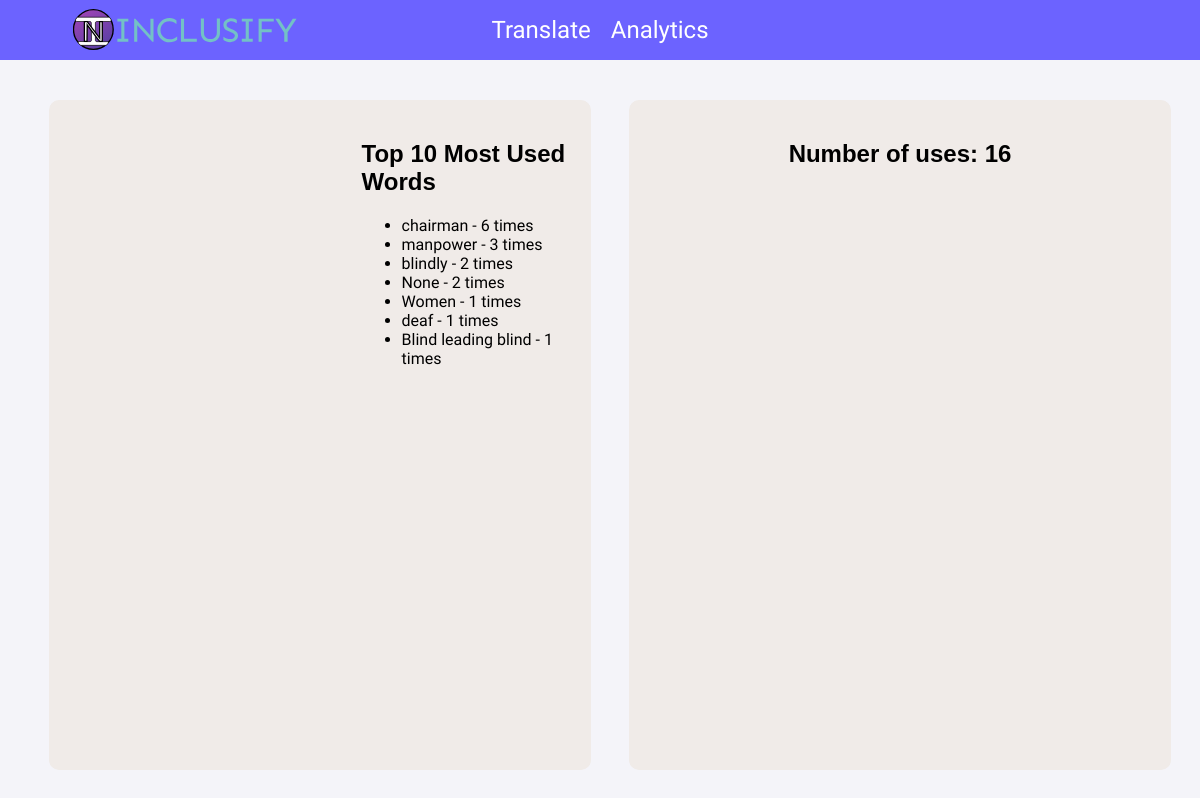
The app's page /analytics with its own data.
### server.py (models this page shows)
class Users(db.Model):
    id = db.Column(db.Integer, primary_key=True)
    typeofnonI = db.Column(db.String(200), nullable=True)
    mostUsedN = db.Column(db.String(200), nullable=True)
    mostUsedI = db.Column(db.String(200), nullable=True)
    timestamp = db.Column(DateTime, default=datetime.utcnow)

### server.py (the view)
@app.route('/analytics')
def analytics():
    data = db.session.query(Users.typeofnonI, db.func.count().label('count')).group_by(Users.typeofnonI).all()
    types, counts = zip(*data)
    fig = px.pie(names=types, values=counts, title='Distribution of Type of Non Inclusive Language Used',
                 custom_data=[types, counts], labels={'names': 'Type'}, )
    fig.update_layout({
        'plot_bgcolor': 'rgba(0,0,0,0)',
        'paper_bgcolor': 'rgba(0,0,0,0)'
    })
    plot_json = json.dumps(fig, cls=plotly.utils.PlotlyJSONEncoder)
    data = db.session.query(Users.mostUsedN).all()
    words = [word for (word,) in data if word]
    word_counts = Counter(words)
    most_common_words = word_counts.most_common(10)
    most5_common_words = word_counts.most_common(5)
    pie_chart = {
        "data": [{
            "labels": [word for word, _ in most5_common_words],
            "values": [count for _, count in most5_common_words],
            "type": "pie"
        }],
        "layout": {
            "title": "Top 5 Most Used Non Inclusive Words",
            "paper_bgcolor": "rgba(0, 0, 0, 0)",
            "plot_bgcolor": "rgba(0, 0, 0, 0)",
        }
    }
    pie_chart_json = json.dumps(pie_chart, cls=plotly.utils.PlotlyJSONEncoder)
    max_id = db.session.query(db.func.max(Users.id)).scalar()
    timestamp_data = db.session.query(func.strftime('%Y-%m-%d', Users.timestamp).label('day'), func.count().label('count')).group_by('day').all()
    timestamps = [timestamp.day for timestamp in timestamp_data]
    counts = [timestamp.count for timestamp in timestamp_data]
    bar_chart = {
        "data": [{
            "x": timestamps,
            "y": counts,
            "type": "bar",
            "name": "Frequency Over Time",
            "marker": {"color": "#9A52B8"}
        }],
        "layout": {
            "title": "Use of Non-Inclusive Language Over Time",
            "xaxis": {"title": "Date", "tickformat": "%d-%m-%Y"},
            "yaxis": {"title": "Frequency"},
            "paper_bgcolor": "rgba(0, 0, 0, 0)",
            "plot_bgcolor": "rgba(0, 0, 0, 0)",
        }
    }
    bar_chart_json = json.dumps(bar_chart, cls=plotly.utils.PlotlyJSONEncoder)
    return render_template('analytics.html', plot_json=plot_json, most_common_words=most_common_words, pie_chart_json=pie_chart_json, max_id=max_id, bar_chart_json=bar_chart_json, timestamps=timestamps)

### templates/analytics.html (shortened to what this page needs)
<!DOCTYPE html>
<html lang="en">
<head>
    <link rel="stylesheet" href="{{ url_for('static', filename='css/style.css') }}">
    <link rel="stylesheet" href="https://cdnjs.cloudflare.com/ajax/libs/font-awesome/6.0.0-beta3/css/all.min.css">
</head>
<body>
    <header>
        <div class="logo">
            <img src="{{ url_for('static', filename='images/logo.svg') }}" class="image" id="logoImg"/>
        </div>
        <nav>
          <ul>
            <li><a href="/translate-home">Translate</a></li>
            <li><a href="/analytics">Analytics</a></li>
          </ul>
      </nav>
    </header>
    <div class="analytic-containers">
        <div class="left-analytics">
            <div class="actual-analytic-cont" id="left-actual-analytic-cont">
            <div class="most-used-word-row">
                <div class="most-used-word-left">
                    <div id="pie-chart"></div>
                </div>
                <div class="most-used-word-right">
                    <h2>Top 10 Most Used Words</h2>
                    <ul>
                        {% for word, count in most_common_words %}
                            <li id="most_common_words_div">{{ word }} - {{ count }} times</li>
                        {% endfor %}
                    </ul>
                </div>
            </div>
            <div id="bar-chart"></div>
            </div>
        </div>
        <div class="right-analytics">
            <div class="actual-analytic-cont" id="right-actual-analytic-cont">
                <h2 id="UseCounter">Number of uses: {{ max_id }}</h2>
                <div id="plotly-chart"></div>
            </div>
        </div>
    </div>
</body>
</html>

### static/css/style.css (style rules this page uses)
body { margin: 0; font-family: 'Arial', sans-serif; background-color: #f4f4f9; }
header { position: relative; display: flex; justify-content: center; align-items: center; height: 60px; background-color: #6c63ff; }
.logo { position: absolute; top: 0; left: 0; height: 60px; display: flex; align-items: center; }
.logo img { height: 100%; }
#logoImg { scale: 0.7; }
nav { flex-grow: 1; }
nav ul { list-style: none; margin: 0; padding: 0; display: flex; justify-content: center; gap: 20px; }
nav ul li a { font-family: 'Sen', sans-serif; color: white; text-decoration: none; display: flex; align-items: center; gap: 8px; font-size: 24px; }
#plotly-chart { width: 100%; height: 80%; text-align: center; }
#pie-chart { width: 90%; height: 400px; }
#bar-chart { margin-top: -100px; width: 100%; height: 360px; }
.analytic-containers { display: flex; justify-content: space-around; margin: 20px; }
.left-analytics, .right-analytics { flex-basis: 45%; padding: 10px; }
.actual-analytic-cont { width: 100%; height: 650px; margin-top: 10px; padding: 10px; font-family: 'Arial', sans-serif; font-size: 1em; border: none; background-color: #f0ebe8; border-radius: 10px; }
.most-used-word-row { display: flex; justify-content: space-around; margin: 0px; margin-bottom: 10px; }
.most-used-word-left { flex-basis: 60%; }
.most-used-word-right { padding-top: 10px; padding-left: 10px; flex-basis: 45%; border-left: 2px; border-color: #000; }
h2 { font-family: 'Readex Pro', sans-serif; }
#most_common_words_div { font-family: 'Sen', sans-serif; }
#UseCounter { padding-top: 10px; text-align: center; font-family: 'Readex Pro', sans-serif; }

### records on screen
Users: mostUsedN "chairman", count "6"
Users: mostUsedN "manpower", count "3"
Users: mostUsedN "blindly", count "2"
Users: mostUsedN "None", count "2"
Users: mostUsedN "Women", count "1"
Users: mostUsedN "deaf", count "1"
Users: mostUsedN "Blind leading blind", count "1"

### other values on screen
{{ max_id }} "16"
